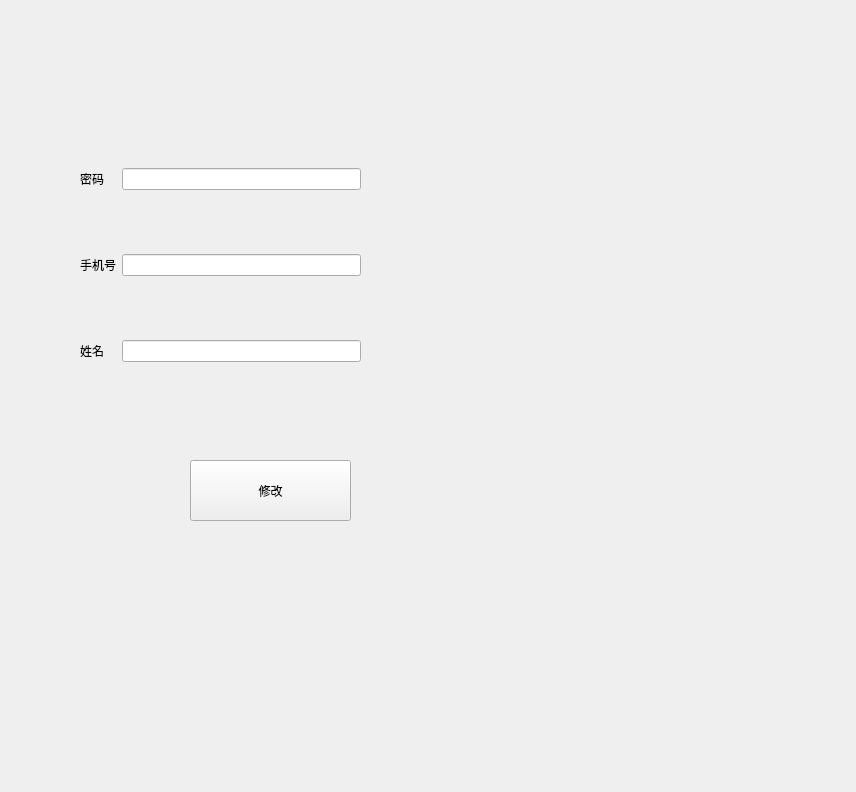
<?xml version="1.0" encoding="UTF-8"?>
<ui version="4.0">
 <class>Change_information</class>
 <widget class="QWidget" name="Change_information">
  <property name="geometry">
   <rect>
    <x>0</x>
    <y>0</y>
    <width>856</width>
    <height>792</height>
   </rect>
  </property>
  <property name="windowTitle">
   <string>Form</string>
  </property>
  <widget class="QPushButton" name="pushButton">
   <property name="geometry">
    <rect>
     <x>190</x>
     <y>460</y>
     <width>161</width>
     <height>61</height>
    </rect>
   </property>
   <property name="text">
    <string>修改</string>
   </property>
  </widget>
  <widget class="QWidget" name="layoutWidget">
   <property name="geometry">
    <rect>
     <x>80</x>
     <y>110</y>
     <width>281</width>
     <height>311</height>
    </rect>
   </property>
   <layout class="QGridLayout" name="gridLayout">
    <item row="0" column="1">
     <widget class="QLineEdit" name="lineEdit_2"/>
    </item>
    <item row="1" column="0">
     <widget class="QLabel" name="label_3">
      <property name="text">
       <string>手机号</string>
      </property>
     </widget>
    </item>
    <item row="1" column="1">
     <widget class="QLineEdit" name="lineEdit"/>
    </item>
    <item row="2" column="1">
     <widget class="QLineEdit" name="lineEdit_4"/>
    </item>
    <item row="2" column="0">
     <widget class="QLabel" name="label_4">
      <property name="text">
       <string>姓名</string>
      </property>
     </widget>
    </item>
    <item row="0" column="0">
     <widget class="QLabel" name="label_2">
      <property name="text">
       <string>密码</string>
      </property>
     </widget>
    </item>
   </layout>
  </widget>
  <widget class="QLabel" name="err1">
   <property name="geometry">
    <rect>
     <x>380</x>
     <y>150</y>
     <width>371</width>
     <height>31</height>
    </rect>
   </property>
   <property name="text">
    <string>&lt;html&gt;&lt;head/&gt;&lt;body&gt;&lt;p&gt;&lt;br/&gt;&lt;/p&gt;&lt;/body&gt;&lt;/html&gt;</string>
   </property>
  </widget>
  <widget class="QLabel" name="err2">
   <property name="geometry">
    <rect>
     <x>380</x>
     <y>280</y>
     <width>501</width>
     <height>41</height>
    </rect>
   </property>
   <property name="text">
    <string>&lt;html&gt;&lt;head/&gt;&lt;body&gt;&lt;p&gt;&lt;br/&gt;&lt;/p&gt;&lt;/body&gt;&lt;/html&gt;</string>
   </property>
  </widget>
 </widget>
 <resources/>
 <connections/>
</ui>
